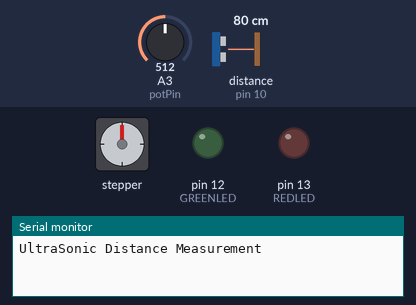
The sketch below on a simulated Arduino Uno, built with avr-gcc and run on an emulated ATmega328P. On the bench: stepper motor, output pins drawn as LEDs (lit = HIGH), the last lines printed to the serial monitor. Wiring (inferred from the names in the program): stepper motor driver (200 steps per turn assumed): step pin 3; direction pin 2. The test bench sets the inputs (shaded band); at power-on: distance to the obstacle (sensor on pin 10) 80 cm, A3 (potPin) = 512. The echo pulse lasts 58.3 µs per cm; pins used as bus, display or sensor lines are not drawn.

Above: at 0.06 s.
At 2.0 s:
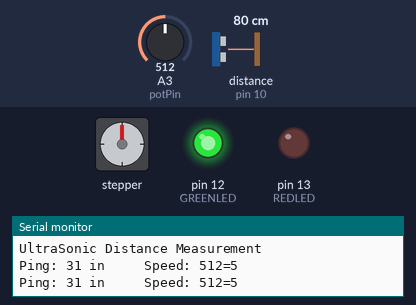
2.1 s: distance to the obstacle (sensor on pin 10) set to 4 cm
3.8 s: distance to the obstacle (sensor on pin 10) set to 2 cm
At 4.9 s:
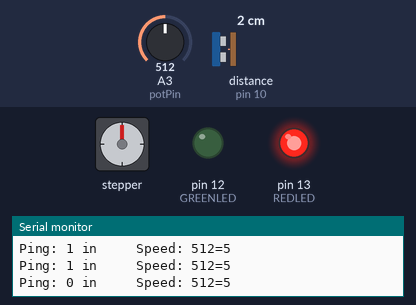
Timing chart, 0 to 18.4 s (numbered marks = the images above; inputs shaded):
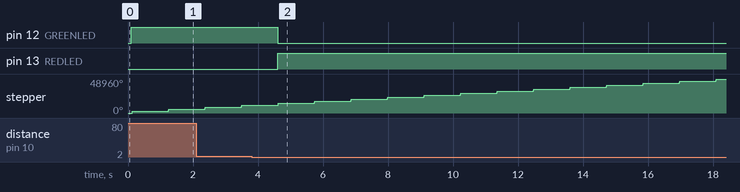

The sketch:

1stPrototype.ino
```cpp
// (licence header left out)
#include <NewPing.h>
#define DIR_PIN 2
#define STEP_PIN 3

#define  TRIGGER_PIN  11
#define  ECHO_PIN     10
#define MAX_DISTANCE 200

#define REDLED     13
#define GREENLED   12

int potPin = A3;
int current = 0;

NewPing sonar(TRIGGER_PIN, ECHO_PIN, MAX_DISTANCE);

int DistanceIn;
int DistanceCm;
int rotSpeed;

void setup() {
  Serial.begin(9600);
  Serial.println("UltraSonic Distance Measurement");
  pinMode(DIR_PIN, OUTPUT);
  pinMode(STEP_PIN, OUTPUT);
  pinMode(REDLED, OUTPUT);
  pinMode(GREENLED, OUTPUT);

}

void loop(){
  delay(100);
  current = analogRead(potPin);
  DistanceIn = sonar.ping_in();
  rotSpeed = map(current,0,1023,1,10);

  if(DistanceIn < 1){
    digitalWrite(REDLED,HIGH);
    digitalWrite(GREENLED,LOW);
  }else{
    digitalWrite(GREENLED,HIGH);
    digitalWrite(REDLED,LOW);
  }

  Serial.print("Ping: ");
  Serial.print(DistanceIn);
  Serial.print(" in     ");
  Serial.print("Speed: ");
  Serial.print(current);
  Serial.print("=");
  Serial.print(rotSpeed);
  Serial.println("     ");
  //rotate a specific number of microsteps (8 microsteps per step)
  //a 200 step stepper would take 1600 micro steps for one full revolution
  rotate(1600, (rotSpeed/10));
  delay(1000);
}


void rotate(int steps, float speed){
  //rotate a specific number of microsteps (8 microsteps per step) - (negitive for reverse movement)
  //speed is any number from .01 -> 1 with 1 being fastest - Slower is stronger
  int dir = (steps > 0)? HIGH:LOW;
  steps = abs(steps);

  digitalWrite(DIR_PIN,dir);

  float usDelay = (1/speed) * 70;

  for(int i=0; i < steps; i++){
    digitalWrite(STEP_PIN, HIGH);
    delayMicroseconds(usDelay);

    digitalWrite(STEP_PIN, LOW);
    delayMicroseconds(usDelay);
  }
}

void rotateDeg(float deg, float speed){
  //rotate a specific number of degrees (negitive for reverse movement)
  //speed is any number from .01 -> 1 with 1 being fastest - Slower is stronger
  int dir = (deg > 0)? HIGH:LOW;
  digitalWrite(DIR_PIN,dir);

  int steps = abs(deg)*(1/0.225);
  float usDelay = (1/speed) * 70;

  for(int i=0; i < steps; i++){
    digitalWrite(STEP_PIN, HIGH);
    delayMicroseconds(usDelay);

    digitalWrite(STEP_PIN, LOW);
    delayMicroseconds(usDelay);
  }
}
```

Measured:
- the behaviour switches between 3 and 2 cm on distance to the obstacle (sensor on pin 10) (found by bisection; images 1 and 2)
- after the input at 3.8 s, pin 12 (GREENLED): HIGH → LOW after 0.80 s; pin 13 (REDLED): LOW → HIGH after 0.80 s
